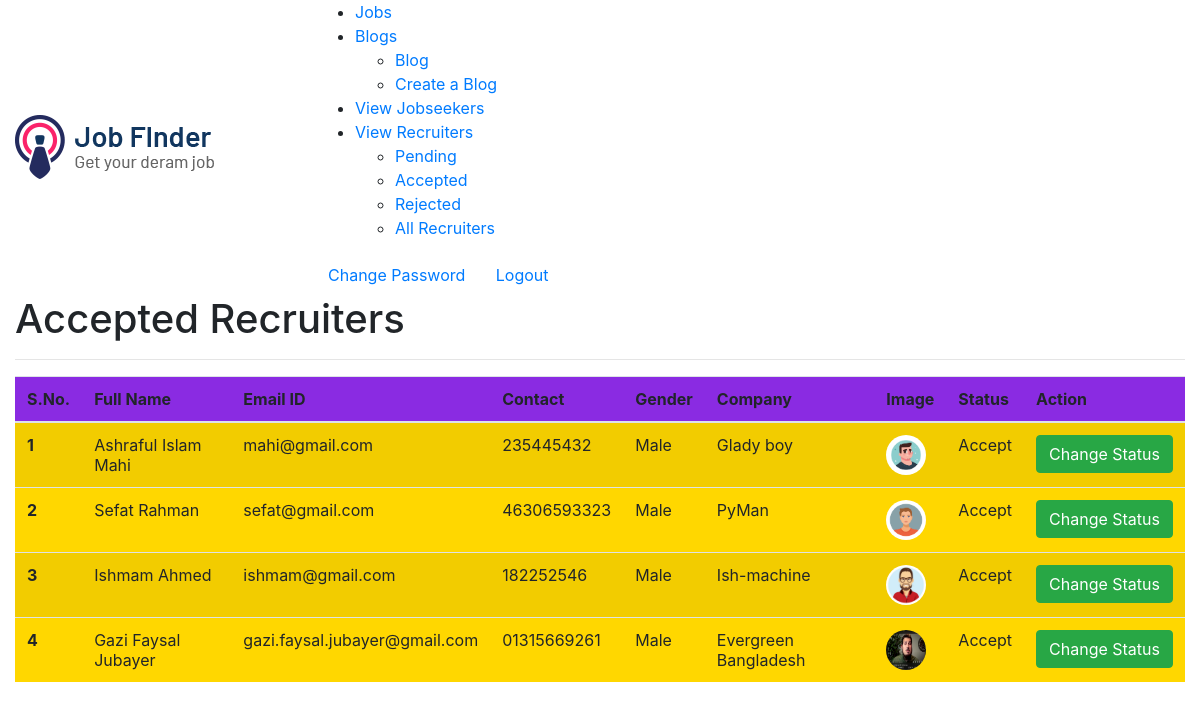
Page /recruiter_accepted (signed in) on the committed database.
### job/models.py (models this page shows, shortened)
class Recruiter(models.Model):
    user = models.ForeignKey(User, on_delete=models.CASCADE)
    mobile = models.CharField(max_length=15,null=True)
    image = models.FileField()
    gender = models.CharField(max_length=10,null=True)
    company = models.CharField(max_length=100,null=True)
    type = models.CharField(max_length=15)
    status = models.CharField(max_length=20,null=True)

### job/views.py (the view)
# urls.py: path('recruiter_accepted',recruiter_accepted, name='recruiter_accepted'),
def recruiter_accepted(request):
    if not request.user.is_authenticated:
        return redirect("admin_login")
    data = Recruiter.objects.filter(status='Accept')
    d = {'data':data}
    return render(request,"recruiter_accepted.html",d)

### job/templates/recruiter_accepted.html
{% load static %}
{% block body %}
{% include 'admin_navigation.html'%}
<div class="container">
    <h1 class="entry-title"><span>Accepted Recruiters</span> </h1>
    <hr>
    <table class="table table-striped" id="example">
        <thead style="background-color: blueviolet;">
            <tr>
                <th scope="col">S.No.</th>
                <th scope="col">Full Name</th>
                <th scope="col">Email ID</th>
                <th scope="col">Contact</th>
                <th scope="col">Gender</th>
                <th scope="col">Company</th>
                <th scope="col">Image</th>
                <th scope="col">Status</th>
                <th scope="col">Action</th>
            </tr>
        </thead>
        <tbody style="background-color: gold;">
            {% for i in data %}
            <tr>
                <th scope="row">{{forloop.counter}}</th>
                <td>{{i.user.first_name}} {{i.user.last_name}}</td>
                <td>{{i.user.username}}</td>
                <td>{{i.mobile}}</td>
                <td>{{i.gender}}</td>
                <td>{{i.company}}</td>
                <td><img src="{{i.image.url}}" style="width:40px ; height: 40px; border-radius:50%"></td>
                <td>{{i.status}}</td>
                <td><a href="{% url 'change_status' i.id %}" class="btn btn-success">Change Status</a> </td>
            </tr>
            {% endfor %}
        </tbody>
</div>
{% endblock body %}

### rows in the picture
Recruiter: user.first_name "Ashraful Islam", user.last_name "Mahi", user.username "mahi@gmail.com", mobile "235445432", gender "Male", company "Glady boy", image (picture), status "Accept"
Recruiter: user.first_name "Sefat", user.last_name "Rahman", user.username "sefat@gmail.com", mobile "46306593323", gender "Male", company "PyMan", image (picture), status "Accept"
Recruiter: user.first_name "Ishmam", user.last_name "Ahmed", user.username "ishmam@gmail.com", mobile "182252546", gender "Male", company "Ish-machine", image (picture), status "Accept"
Recruiter: user.first_name "Gazi Faysal", user.last_name "Jubayer", user.username "gazi.faysal.jubayer@gmail.com", mobile "01315669261", gender "Male", company "Evergreen Bangladesh", image (picture), status "Accept"
